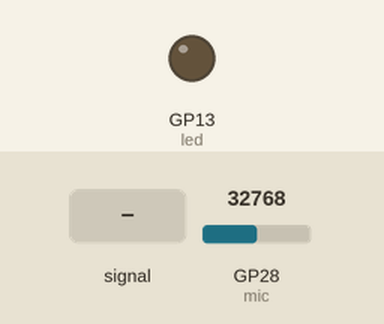
Bench run of a program on a simulated Raspberry Pi Pico running MicroPython. On the bench: output pins drawn as LEDs (lit = HIGH). The test bench sets the inputs (shaded band); at power-on: GP28 (mic) = 32768 (analog values on the 0–65535 scale).

Above: at 1.2 s.
1.3 s: GP28 (mic) fed a 200 Hz sine of ±5242 counts around its level
At 1.45 s:
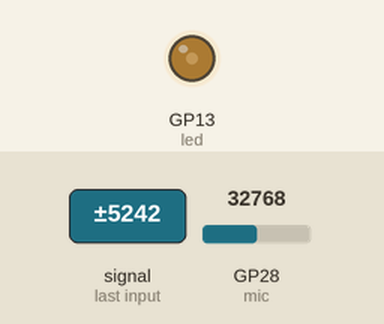
4.3 s: GP28 (mic) set to 45874
5.8 s: GP28 (mic) fed a 1000 Hz sine of ±16383 counts around its level
At 8.7 s:
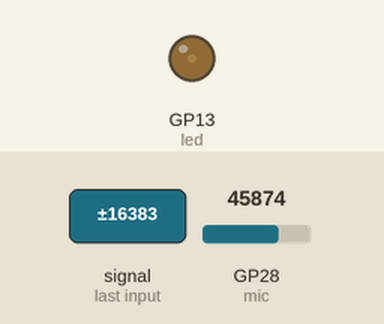
8.8 s: GP28 (mic) set to 57670
At 9.6 s:
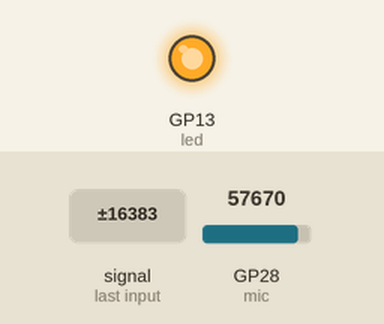
Timing chart, 0 to 11.3 s (numbered marks = the images above; inputs shaded):
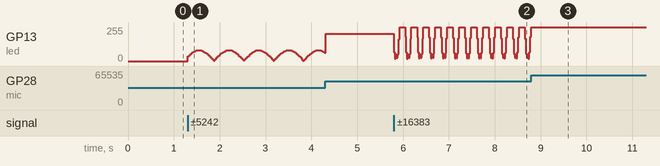

The program:

04_led_com_som.py
```python
from machine import Pin, ADC, PWM
import time

mic = ADC(Pin(28))
led = PWM(Pin(13), freq=1000)
centro = 32768

while True:
    valor = abs(mic.read_u16() - centro)
    brilho = min(65535, valor * 4)
    led.duty_u16(brilho)
    time.sleep_ms(20)
```

Measured:
- after the input at 8.8 s, GP13 (led): stops changing and stays 255/255
